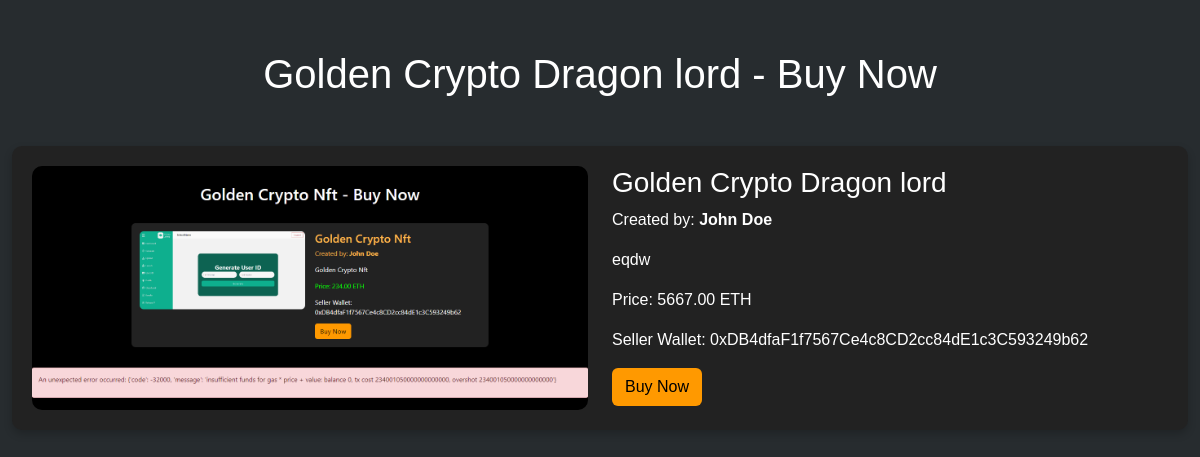
Page /buy_nft/Golden Crypto Dragon lord/ (signed in) on the committed database.
### base/models.py (models this page shows, shortened)
class Auction(models.Model):
    nft_image = models.FileField(upload_to='nft_images/', blank=True, null=True)
    nft_title = models.CharField(max_length=255, help_text="Title of the NFT",null=True)
    description = models.TextField(help_text="Detailed description of the NFT",null=True)
    creator_name = models.CharField(max_length=255,null=True, help_text="Name of the original creator/artist")
    nft_collection = models.CharField(max_length=255, null=True, blank=True, help_text="Collection the NFT belongs to")
    token_id = models.CharField(max_length=100, unique=True, help_text="Unique identifier of the NFT",null=True)
    seller_wallet =models.CharField(max_length=255, help_text="Wallet Address",null=True)
    start_time = models.DateTimeField(default=timezone.now)
    end_time = models.DateTimeField()
    starting_price = models.DecimalField(max_digits=10, decimal_places=2)
    current_price = models.DecimalField(max_digits=10, decimal_places=2, default=0)
    owner = models.ForeignKey(User, null=True, blank=True, on_delete=models.SET_NULL, related_name='winning_bid')
    is_active = models.BooleanField(default=True)
    is_sold = models.BooleanField(default=False)  # Indicates if the NFT is sold
    is_listed = models.BooleanField(default=False)
    admin_list =models.BooleanField(default=False)  # Indica

### base/views.py (the view, shortened to what this page needs)
# urls.py: path('buy_nft/<str:nft_title>/', views.buy_nft, name='buy_nft'),
@login_required(login_url="login")
def buy_nft(request, nft_title):
    nft = get_object_or_404(Auction, nft_title=nft_title)
    return render(request, 'buy_nft.html', {'nft': nft})

### base/templates/buy_nft.html (shortened to what this page needs)
<!DOCTYPE html>
<html lang="en">
<head>
    <link href="https://cdn.jsdelivr.net/npm/bootstrap@5.3.0-alpha3/dist/css/bootstrap.min.css" rel="stylesheet">
</head>
<body>
    <div class="container nft-container">
        <h1 class="text-center mb-5">{{ nft.nft_title }} - Buy Now</h1>
        <div class="nft-card">
            <div class="row">
                <div class="col-md-6">
                    <img src="{{ nft.nft_image.url }}" alt="{{ nft.nft_title }} Image" class="nft-image">
                </div>
                <div class="col-md-6">
                    <h3 class="nft-title">{{ nft.nft_title }}</h3>
                    <p class="nft-creator">Created by: <strong>{{ nft.creator_name }}</strong></p>
                    <p class="nft-description">{{ nft.description }}</p>
                    <p class="price-tag">Price: {{ nft.current_price }} ETH</p>
                    <p>Seller Wallet: {{ nft.seller_wallet }}</p>
                    <button class="btn btn-buy" data-bs-toggle="modal" data-bs-target="#buyNFTModal">Buy Now</button>
                </div>
            </div>
        </div>
    </div>
</body>
</html>

### base/templates/buy_nft.html (style rules this page uses)
body { margin: 0; font-family: "Rajdhani", sans-serif; font-size: 1rem; color: #fff; background-color: #272c2f; }
.nft-container { max-width: 1200px; margin: 50px auto; }
.nft-card { background-color: #222; border-radius: 10px; padding: 20px; margin-bottom: 30px; box-shadow: 0 4px 8px rgba(0, 0, 0, 0.2); }
.nft-image { width: 100%; height: auto; border-radius: 10px; }
.btn-buy { background-color: #ff9900; color: #000; }

### rows in the picture
Auction: nft_title "Golden Crypto Dragon lord", nft_image (picture), creator_name "John Doe", description "eqdw", current_price "5667.00", seller_wallet "0xDB4dfaF1f7567Ce4c8CD2cc84dE1c3C593249b62"
